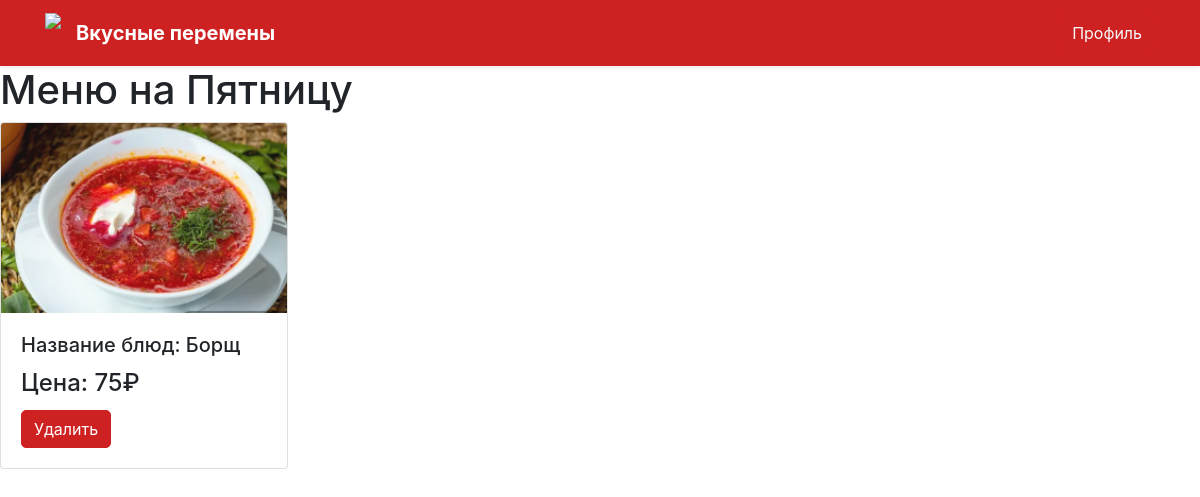
The page /dinner1 (signed in) on the database as committed earlier.
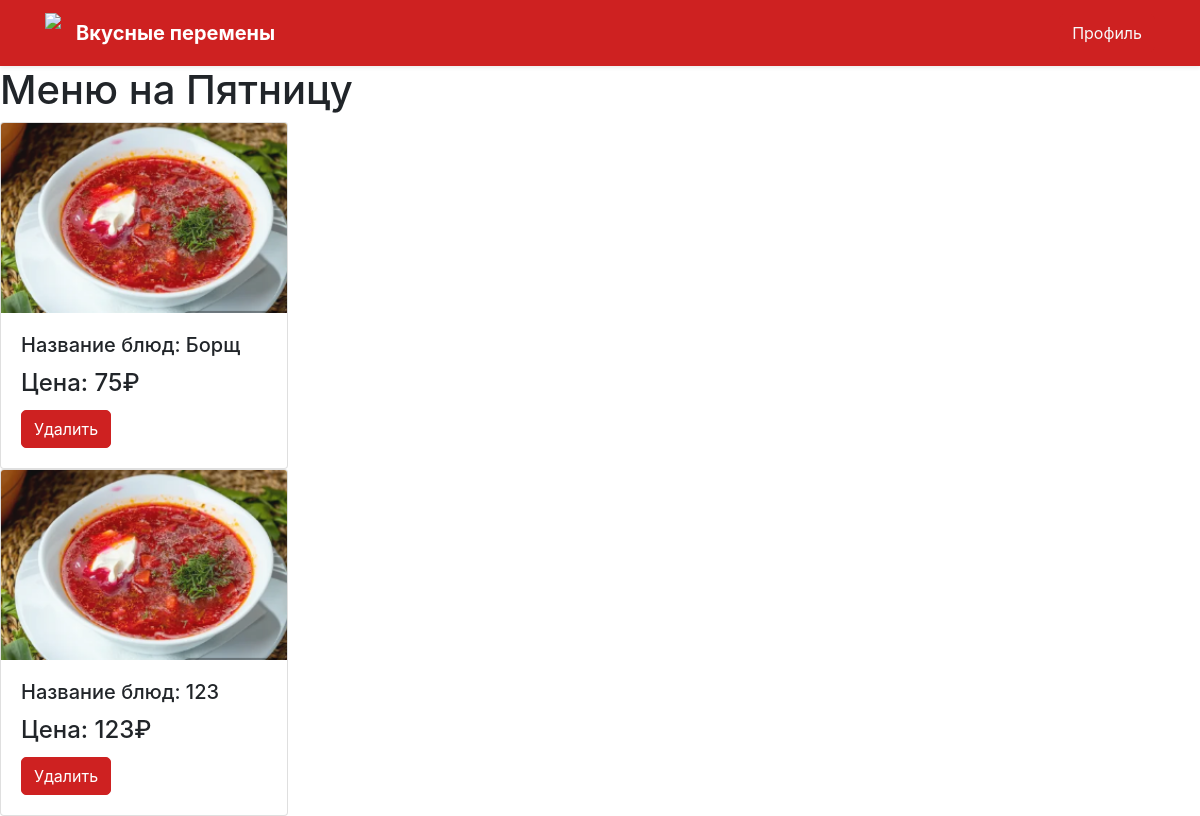
The same page on the database as committed later.
### data/dishes.py (models this page shows, shortened)
class Dishes(SqlAlchemyBase):
    __tablename__ = 'dishes'
    id = sqlalchemy.Column(sqlalchemy.Integer, primary_key=True, autoincrement=True)
    name = sqlalchemy.Column(sqlalchemy.String, nullable=False)
    time = sqlalchemy.Column(sqlalchemy.String, nullable=False)
    price = sqlalchemy.Column(sqlalchemy.String, nullable=False)
    photo = sqlalchemy.Column(sqlalchemy.String, nullable=False)

### main.py (the view)
@app.route('/dinner1')
@login_required
def dinner1():
    db_sess = db_session.create_session()
    dishes = db_sess.query(Dishes).filter(Dishes.time == 'обеденное меню').all()
    return render_template("menu.html", dishes=dishes, day=day)

### data/db_session.py (called while the page is built)
def create_session() -> Session:
    global __factory
    return __factory()

### main.py (called while the page is built)
@login_manager.user_loader
def load_user(user_id):
    db_sess = db_session.create_session()
    return db_sess.query(User).get(user_id)

### templates/menu.html (shortened to what this page needs)
<!DOCTYPE html>
<html>
<head>
    <link rel="stylesheet" href="https://cdn.jsdelivr.net/npm/bootstrap@4.1.3/dist/css/bootstrap.min.css"
>
</head>
<body>
<header>
    <div class="navbar navbar-dark shadow-sm">
        <div class="container d-flex justify-content-between">
            <a href="/" class="navbar-brand d-flex align-items-center">
                <img src="{{ url_for('static', filename='img/logo.png') }}" weight="40" height="40"
                     class="d-inline-block align-text-top">
                <strong class="page-name">Вкусные перемены</strong>
            </a>
            <a href="profile" class="btn btn-outline-light">Профиль</a>
        </div>
    </div>
</header>
<h1>Меню на {{day}}</h1>
{% for i in dishes %}
<div class="card" style="width: 18rem;">
    <img src="{{ url_for('static', filename=i.photo) }}" class="card-img-top" alt="изображение блюда">
    <div class="card-body">
        <h5 class="card-title">Название блюд: {{ i.name }}</h5>
        <h4 class="card-title">Цена: {{ i.price }}₽</h4>
        {% if current_user.role == 'cook' or current_user.role == 'admin' %}
        <a href="/dish_delete/{{ i.id }}" class="btn btn-danger">
            Удалить
        </a>
        {% endif %}
    </div>
</div>
{% endfor %}
</body>
</html>

### templates/menu.html (style rules this page uses)
.page-name { margin-left: 15px; }
body { background-color: white; }
.navbar { background-color: rgb(206, 33, 33) }
.btn { background-color: rgb(206, 33, 33); border-color: rgb(206, 33, 33); border-radius: 5px; transition: border-radius 0.5s ease-in; }

Rows that differ between the two databases and show on the page:
added Dishes: photo (picture), name "123", price "123"
